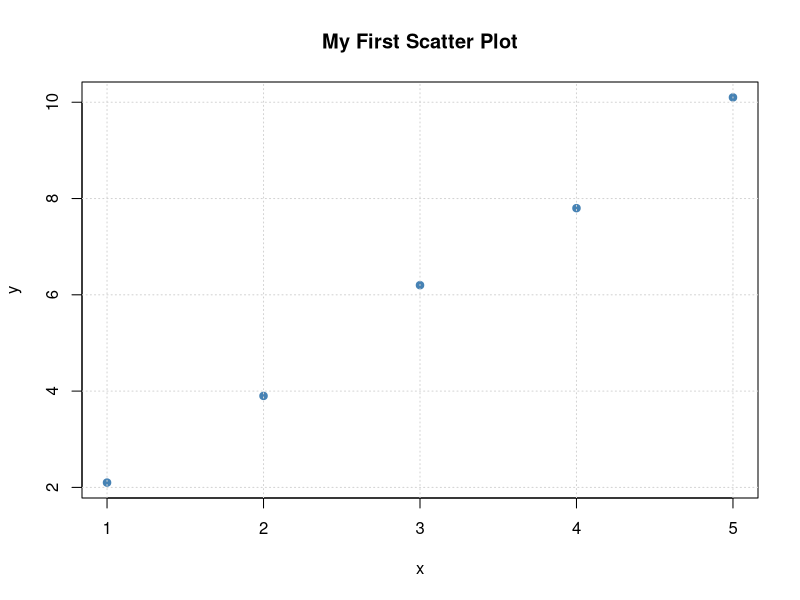
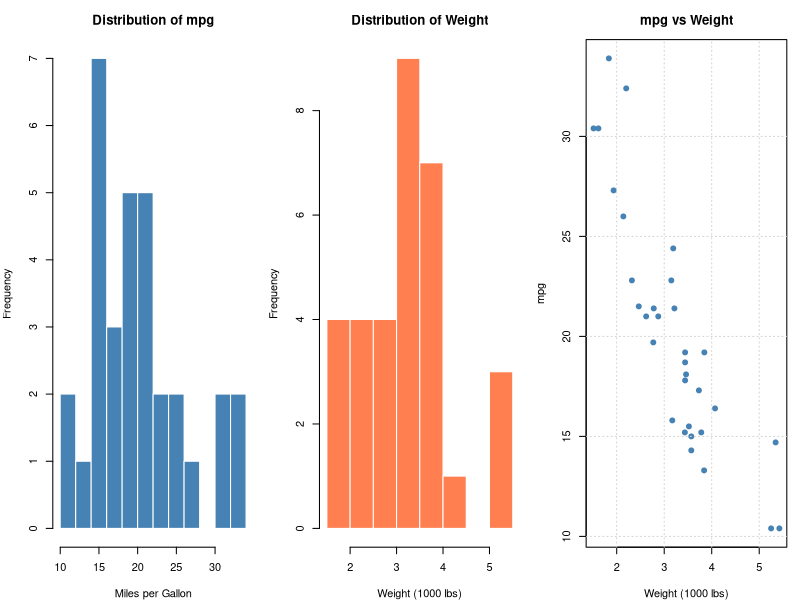
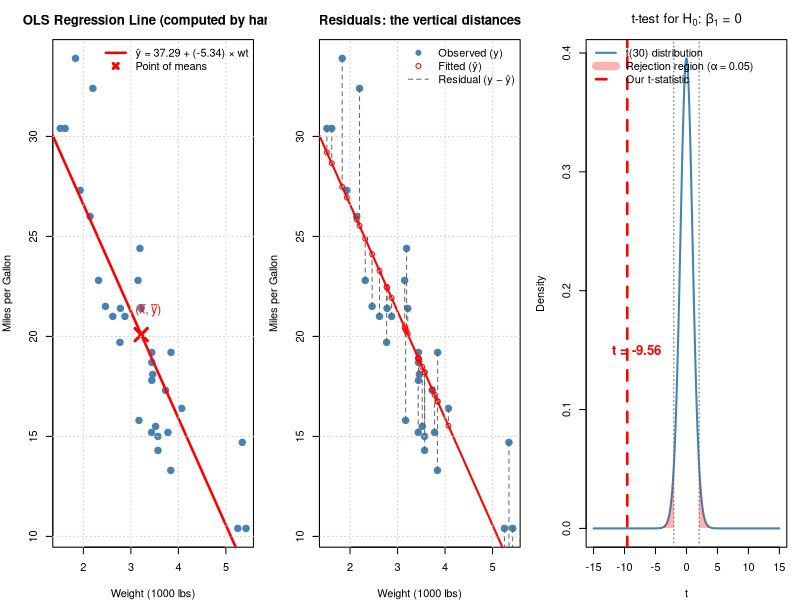
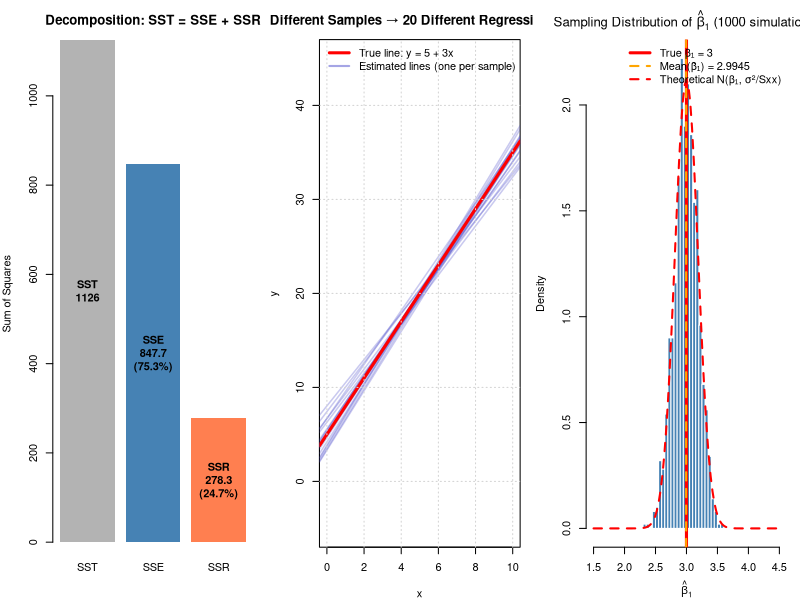
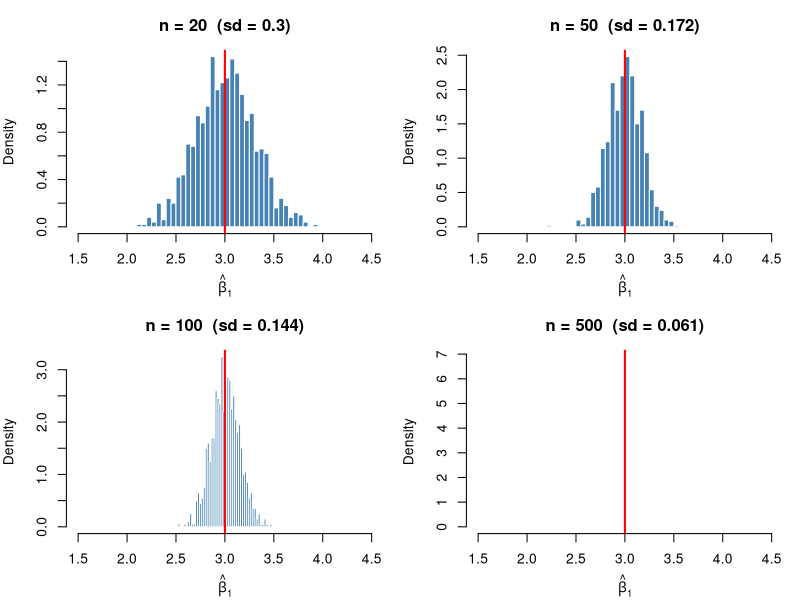
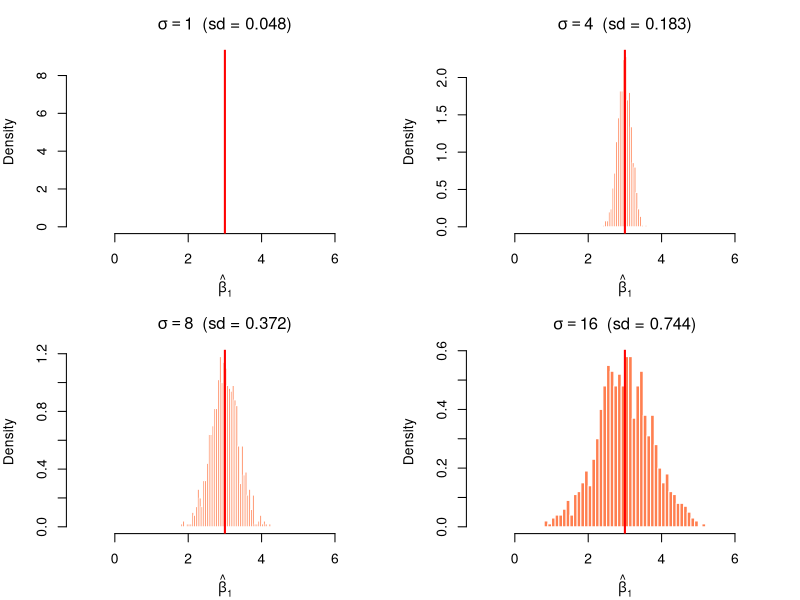
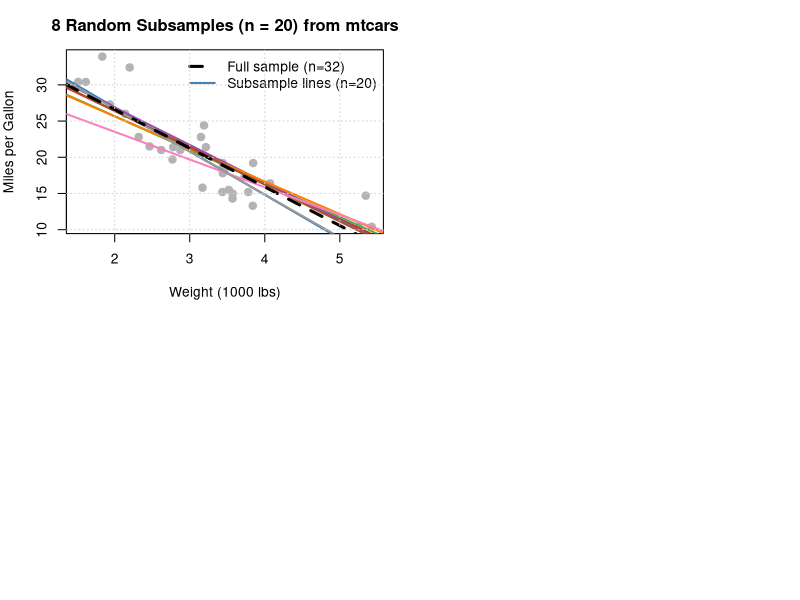
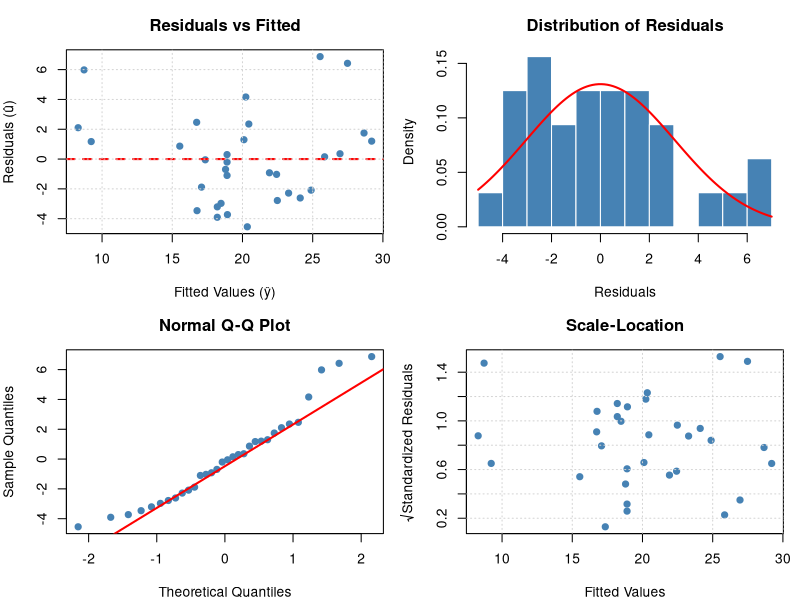

Write the R code that produced these figures, in order.
## ---- chunk 1
# A vector is the most basic data structure in R
x <- c(1, 2, 3, 4, 5)
x
## ---- chunk 2
# R is vectorized: operations apply element by element
x^2
## ---- chunk 3
# Summary statistics
cat("Mean:", mean(x), " | Variance:", var(x), " | Std Dev:", sd(x), "\n")
## ---- chunk 4
#| fig-width: 7
#| fig-height: 5
y <- c(2.1, 3.9, 6.2, 7.8, 10.1)

plot(x, y, pch = 19, col = "steelblue",
     main = "My First Scatter Plot", xlab = "x", ylab = "y")
grid()
## ---- chunk 5
data(mtcars)
head(mtcars[, c("mpg", "wt", "hp", "cyl")], 8)
## ---- chunk 6
y <- mtcars$mpg   # miles per gallon (dependent variable)
x <- mtcars$wt    # weight in 1000 lbs (independent variable)
## ---- chunk 7
summary(y)
## ---- chunk 8
summary(x)
## ---- chunk 9
#| fig-width: 20
#| fig-height: 4.5
par(mfrow = c(1, 3), mar = c(4, 4, 3, 1))

hist(y, breaks = 10, col = "steelblue", border = "white",
     main = "Distribution of mpg", xlab = "Miles per Gallon")

hist(x, breaks = 10, col = "coral", border = "white",
     main = "Distribution of Weight", xlab = "Weight (1000 lbs)")

plot(x, y, pch = 19, col = "steelblue",
     main = "mpg vs Weight", xlab = "Weight (1000 lbs)", ylab = "mpg")
grid()
## ---- chunk 10
cor(x, y)
## ---- chunk 11
n <- length(x)
x_bar <- mean(x)
y_bar <- mean(y)
cat("n =", n, "\n")
cat("x̄ =", x_bar, "\n")
cat("ȳ =", y_bar, "\n")
## ---- chunk 12
dx <- x - x_bar
dy <- y - y_bar

# First 6 observations
data.frame(
  car = rownames(mtcars)[1:6],
  x = x[1:6], y = y[1:6],
  dx = round(dx[1:6], 3), dy = round(dy[1:6], 3),
  dx_times_dy = round(dx[1:6] * dy[1:6], 3)
)
## ---- chunk 13
Sxy <- sum(dx * dy)
Sxx <- sum(dx^2)
cat("Sxy =", Sxy, "\n")
cat("Sxx =", Sxx, "\n")
## ---- chunk 14
beta1_hat <- Sxy / Sxx
beta0_hat <- y_bar - beta1_hat * x_bar

cat("β̂₀ =", round(beta0_hat, 4), "\n")
cat("β̂₁ =", round(beta1_hat, 4), "\n")
cat("\nFor each additional 1000 lbs of weight,\n")
cat("mpg decreases by", round(abs(beta1_hat), 2), "miles per gallon.\n")
## ---- chunk 15
#| fig-width: 8
#| fig-height: 5.5
plot(x, y, pch = 19, col = "steelblue", cex = 1.3,
     main = "OLS Regression Line (computed by hand)",
     xlab = "Weight (1000 lbs)", ylab = "Miles per Gallon")
abline(a = beta0_hat, b = beta1_hat, col = "red", lwd = 2.5)
points(x_bar, y_bar, pch = 4, col = "red", cex = 2.5, lwd = 3)
text(x_bar + 0.15, y_bar + 1.2,
     expression(paste("(", bar(x), ", ", bar(y), ")")), col = "red", cex = 1.1)
grid()
legend("topright",
       legend = c(paste0("ŷ = ", round(beta0_hat, 2), " + (",
                         round(beta1_hat, 2), ") × wt"), "Point of means"),
       col = c("red", "red"), lty = c(1, NA), pch = c(NA, 4),
       lwd = c(2.5, 3), bty = "n")
## ---- chunk 16
#| fig-width: 8
#| fig-height: 5.5
y_hat <- beta0_hat + beta1_hat * x
resid <- y - y_hat

plot(x, y, pch = 19, col = "steelblue", cex = 1.3,
     main = "Residuals: the vertical distances",
     xlab = "Weight (1000 lbs)", ylab = "Miles per Gallon")
abline(a = beta0_hat, b = beta1_hat, col = "red", lwd = 2)
segments(x0 = x, y0 = y, x1 = x, y1 = y_hat, col = "gray40", lty = 2)
points(x, y_hat, pch = 1, col = "red", cex = 1)
grid()
legend("topright",
       legend = c("Observed (y)", "Fitted (ŷ)", "Residual (y − ŷ)"),
       col = c("steelblue", "red", "gray40"),
       pch = c(19, 1, NA), lty = c(NA, NA, 2), bty = "n")
## ---- chunk 17
cat("Sum of residuals:", round(sum(resid), 10), "\n")
cat("  → Should be (essentially) 0\n\n")

cat("Cor(x, residuals):", round(cor(x, resid), 10), "\n")
cat("  → Should be (essentially) 0\n\n")

cat("Mean of fitted values:", round(mean(y_hat), 4), "\n")
cat("Mean of y:            ", round(mean(y), 4), "\n")
cat("  → They are equal!\n")
## ---- chunk 18
model <- lm(mpg ~ wt, data = mtcars)
coef(model)
## ---- chunk 19
cat("By hand:  β̂₀ =", round(beta0_hat, 4), "  β̂₁ =", round(beta1_hat, 4), "\n")
cat("lm():     β̂₀ =", round(coef(model)[1], 4),
    "  β̂₁ =", round(coef(model)[2], 4), "\n")
cat("\n✓ They match!")
## ---- chunk 20
SSR <- sum(resid^2)
df <- n - 2
sigma2_hat <- SSR / df
sigma_hat <- sqrt(sigma2_hat)

cat("SSR =", round(SSR, 4), "\n")
cat("df  = n - 2 =", df, "\n")
cat("σ̂²  =", round(sigma2_hat, 4), "\n")
cat("σ̂   =", round(sigma_hat, 4), " (Residual Standard Error)\n")
## ---- chunk 21
se_beta1 <- sigma_hat / sqrt(Sxx)
se_beta0 <- sigma_hat * sqrt(1/n + x_bar^2 / Sxx)

cat("se(β̂₀) =", round(se_beta0, 4), "\n")
cat("se(β̂₁) =", round(se_beta1, 4), "\n")
## ---- chunk 22
t_beta0 <- beta0_hat / se_beta0
t_beta1 <- beta1_hat / se_beta1
p_beta0 <- 2 * pt(abs(t_beta0), df = df, lower.tail = FALSE)
p_beta1 <- 2 * pt(abs(t_beta1), df = df, lower.tail = FALSE)

cat(sprintf("         Estimate   Std.Error   t-value    p-value\n"))
cat(sprintf("β̂₀  %10.4f  %10.4f  %8.3f   %.2e\n",
            beta0_hat, se_beta0, t_beta0, p_beta0))
cat(sprintf("β̂₁  %10.4f  %10.4f  %8.3f   %.2e\n",
            beta1_hat, se_beta1, t_beta1, p_beta1))
## ---- chunk 23
#| fig-width: 9
#| fig-height: 5
alpha <- 0.05
t_crit <- qt(1 - alpha/2, df = df)

curve(dt(x, df = df), from = -15, to = 15, n = 500, lwd = 2, col = "steelblue",
      main = expression(paste("t-test for ", H[0], ": ", beta[1], " = 0")),
      xlab = "t", ylab = "Density")

x_left <- seq(-15, -t_crit, length.out = 200)
x_right <- seq(t_crit, 15, length.out = 200)
polygon(c(x_left, rev(x_left)), c(dt(x_left, df), rep(0, 200)),
        col = rgb(1, 0, 0, 0.3), border = NA)
polygon(c(x_right, rev(x_right)), c(dt(x_right, df), rep(0, 200)),
        col = rgb(1, 0, 0, 0.3), border = NA)

abline(v = t_beta1, col = "red", lwd = 2.5, lty = 2)
text(t_beta1 + 1.5, 0.15, paste0("t = ", round(t_beta1, 2)),
     col = "red", cex = 1.2, font = 2)
abline(v = c(-t_crit, t_crit), col = "gray40", lty = 3)
legend("topleft",
       legend = c("t(30) distribution", "Rejection region (α = 0.05)", "Our t-statistic"),
       col = c("steelblue", rgb(1,0,0,0.3), "red"),
       lwd = c(2, 8, 2.5), lty = c(1, 1, 2), bty = "n")
## ---- chunk 24
cat("Critical value t_{0.025, 30} =", round(t_crit, 4), "\n\n")

ci_beta0 <- beta0_hat + c(-1, 1) * t_crit * se_beta0
ci_beta1 <- beta1_hat + c(-1, 1) * t_crit * se_beta1

cat("95% CI for β₀: [", round(ci_beta0[1], 4), ",", round(ci_beta0[2], 4), "]\n")
cat("95% CI for β₁: [", round(ci_beta1[1], 4), ",", round(ci_beta1[2], 4), "]\n")
cat("\nNote: 0 is NOT inside the CI for β₁ → we reject H₀: β₁ = 0")
## ---- chunk 25
summary(model)
## ---- chunk 26
confint(model)
## ---- chunk 27
SST <- sum((y - y_bar)^2)
SSE <- sum((y_hat - y_bar)^2)
R2 <- 1 - SSR / SST
cat("R² =", round(R2, 4), "\n")
cat("Weight explains", round(R2 * 100, 1), "% of the variation in mpg.\n")
## ---- chunk 28
#| fig-width: 7
#| fig-height: 4
par(mar = c(4, 4, 3, 1))
barplot(c(SST = SST, SSE = SSE, SSR = SSR),
        col = c("gray70", "steelblue", "coral"),
        main = "Decomposition: SST = SSE + SSR", ylab = "Sum of Squares", border = NA)
text(0.7, SST/2, paste0("SST\n", round(SST, 1)), cex = 1, font = 2)
text(1.9, SSE/2, paste0("SSE\n", round(SSE, 1), "\n(", round(SSE/SST*100,1), "%)"),
     cex = 1, font = 2)
text(3.1, SSR/2, paste0("SSR\n", round(SSR, 1), "\n(", round(SSR/SST*100,1), "%)"),
     cex = 1, font = 2)
## ---- chunk 29
beta0_true <- 5;  beta1_true <- 3;  sigma_true <- 4
set.seed(42)

n_sim <- 1000;  n_obs <- 50
x_sim <- runif(n_obs, min = 0, max = 10)

beta1_estimates <- numeric(n_sim)
beta0_estimates <- numeric(n_sim)

for (i in 1:n_sim) {
  u <- rnorm(n_obs, mean = 0, sd = sigma_true)
  y_sim <- beta0_true + beta1_true * x_sim + u
  fit <- lm(y_sim ~ x_sim)
  beta0_estimates[i] <- coef(fit)[1]
  beta1_estimates[i] <- coef(fit)[2]
}

cat("Done:", n_sim, "regressions, each with n =", n_obs, "observations.\n")
## ---- chunk 30
#| fig-width: 9
#| fig-height: 5.5
plot(NULL, xlim = c(0, 10), ylim = c(-5, 45),
     main = "20 Different Samples → 20 Different Regression Lines",
     xlab = "x", ylab = "y")
for (i in 1:20) {
  abline(a = beta0_estimates[i], b = beta1_estimates[i],
         col = rgb(0.3, 0.3, 0.8, 0.3), lwd = 1.5)
}
abline(a = beta0_true, b = beta1_true, col = "red", lwd = 3)
legend("topleft",
       legend = c("True line: y = 5 + 3x", "Estimated lines (one per sample)"),
       col = c("red", rgb(0.3, 0.3, 0.8, 0.5)), lwd = c(3, 2), bty = "n")
grid()
## ---- chunk 31
#| fig-width: 9
#| fig-height: 5.5
se_theory <- sigma_true / sqrt(sum((x_sim - mean(x_sim))^2))

hist(beta1_estimates, breaks = 40, freq = FALSE,
     col = "steelblue", border = "white",
     main = expression(paste("Sampling Distribution of ", hat(beta)[1],
                             " (1000 simulations)")),
     xlab = expression(hat(beta)[1]),
     xlim = c(beta1_true - 1.5, beta1_true + 1.5))
abline(v = beta1_true, col = "red", lwd = 3)
abline(v = mean(beta1_estimates), col = "orange", lwd = 2, lty = 2)
curve(dnorm(x, mean = beta1_true, sd = se_theory), add = TRUE,
      col = "red", lwd = 2, lty = 2)
legend("topright",
       legend = c(paste0("True β₁ = ", beta1_true),
                  paste0("Mean(β̂₁) = ", round(mean(beta1_estimates), 4)),
                  "Theoretical N(β₁, σ²/Sxx)"),
       col = c("red", "orange", "red"),
       lwd = c(3, 2, 2), lty = c(1, 2, 2), bty = "n")
## ---- chunk 32
cat("True β₁              =", beta1_true, "\n")
cat("Mean of β̂₁           =", round(mean(beta1_estimates), 4), "\n")
cat("  → UNBIASED: E[β̂₁] ≈ β₁ ✓\n\n")

cat("Std Dev of β̂₁ (simulated) =", round(sd(beta1_estimates), 4), "\n")
cat("Std Dev of β̂₁ (theory)    =", round(se_theory, 4), "\n")
cat("  → MATCHES: se(β̂₁) = σ/√Sxx ✓\n\n")

cat("True β₀              =", beta0_true, "\n")
cat("Mean of β̂₀           =", round(mean(beta0_estimates), 4), "\n")
cat("  → UNBIASED: E[β̂₀] ≈ β₀ ✓\n")
## ---- chunk 33
#| fig-width: 10
#| fig-height: 5
set.seed(123)
sample_sizes <- c(20, 50, 100, 500)
n_reps <- 1000

par(mfrow = c(2, 2), mar = c(4, 4, 3, 1))
for (nn in sample_sizes) {
  x_temp <- runif(nn, 0, 10)
  b1_vec <- numeric(n_reps)
  for (j in 1:n_reps) {
    u_temp <- rnorm(nn, 0, sigma_true)
    y_temp <- beta0_true + beta1_true * x_temp + u_temp
    b1_vec[j] <- coef(lm(y_temp ~ x_temp))[2]
  }
  hist(b1_vec, breaks = 35, freq = FALSE, col = "steelblue", border = "white",
       main = paste0("n = ", nn, "  (sd = ", round(sd(b1_vec), 3), ")"),
       xlab = expression(hat(beta)[1]), xlim = c(1.5, 4.5))
  abline(v = beta1_true, col = "red", lwd = 2)
}
## ---- chunk 34
#| fig-width: 10
#| fig-height: 5
set.seed(456)
sigmas <- c(1, 4, 8, 16)
nn_fixed <- 50;  x_temp <- runif(nn_fixed, 0, 10)

par(mfrow = c(2, 2), mar = c(4, 4, 3, 1))
for (ss in sigmas) {
  b1_vec <- numeric(n_reps)
  for (j in 1:n_reps) {
    u_temp <- rnorm(nn_fixed, 0, ss)
    y_temp <- beta0_true + beta1_true * x_temp + u_temp
    b1_vec[j] <- coef(lm(y_temp ~ x_temp))[2]
  }
  hist(b1_vec, breaks = 35, freq = FALSE, col = "coral", border = "white",
       main = bquote(sigma == .(ss) ~ " (sd = " * .(round(sd(b1_vec), 3)) * ")"),
       xlab = expression(hat(beta)[1]), xlim = c(-1, 7))
  abline(v = beta1_true, col = "red", lwd = 2)
}
## ---- chunk 35
#| fig-width: 9
#| fig-height: 5.5
set.seed(2024)
plot(mtcars$wt, mtcars$mpg, pch = 19, col = "gray70", cex = 1.2,
     main = "8 Random Subsamples (n = 20) from mtcars",
     xlab = "Weight (1000 lbs)", ylab = "Miles per Gallon")

colors <- c("#E41A1C", "#377EB8", "#4DAF4A", "#984EA3",
            "#FF7F00", "#A65628", "#F781BF", "#999999")
sub_betas <- numeric(8)
for (i in 1:8) {
  idx <- sample(1:32, size = 20, replace = FALSE)
  fit_sub <- lm(mpg ~ wt, data = mtcars[idx, ])
  abline(fit_sub, col = colors[i], lwd = 2)
  sub_betas[i] <- coef(fit_sub)[2]
}
abline(model, col = "black", lwd = 3, lty = 2)
legend("topright",
       legend = c("Full sample (n=32)", "Subsample lines (n=20)"),
       col = c("black", "steelblue"), lwd = c(3, 2), lty = c(2, 1), bty = "n")
grid()
## ---- chunk 36
#| fig-width: 10
#| fig-height: 6
par(mfrow = c(2, 2), mar = c(4, 4, 3, 1))

plot(fitted(model), residuals(model), pch = 19, col = "steelblue",
     main = "Residuals vs Fitted", xlab = "Fitted Values (ŷ)", ylab = "Residuals (û)")
abline(h = 0, col = "red", lwd = 2, lty = 2); grid()

hist(residuals(model), breaks = 10, freq = FALSE,
     col = "steelblue", border = "white",
     main = "Distribution of Residuals", xlab = "Residuals")
curve(dnorm(x, mean = 0, sd = sigma_hat), add = TRUE, col = "red", lwd = 2)

qqnorm(residuals(model), pch = 19, col = "steelblue", main = "Normal Q-Q Plot")
qqline(residuals(model), col = "red", lwd = 2)

plot(fitted(model), sqrt(abs(rstandard(model))), pch = 19, col = "steelblue",
     main = "Scale-Location", xlab = "Fitted Values",
     ylab = expression(sqrt("Standardized Residuals")))
grid()
## ---- chunk 37
#| fig-width: 9
#| fig-height: 5.5
x_grid <- data.frame(wt = seq(min(mtcars$wt) - 0.2, max(mtcars$wt) + 0.2,
                               length.out = 200))
pred_ci <- predict(model, newdata = x_grid, interval = "confidence")
pred_pi <- predict(model, newdata = x_grid, interval = "prediction")

plot(mtcars$wt, mtcars$mpg, pch = 19, col = "steelblue", cex = 1.2,
     main = "Confidence and Prediction Intervals",
     xlab = "Weight (1000 lbs)", ylab = "Miles per Gallon",
     ylim = c(min(pred_pi[,"lwr"]) - 1, max(pred_pi[,"upr"]) + 1))
polygon(c(x_grid$wt, rev(x_grid$wt)),
        c(pred_pi[,"lwr"], rev(pred_pi[,"upr"])),
        col = rgb(1, 0.6, 0.4, 0.2), border = NA)
polygon(c(x_grid$wt, rev(x_grid$wt)),
        c(pred_ci[,"lwr"], rev(pred_ci[,"upr"])),
        col = rgb(0.3, 0.5, 0.8, 0.3), border = NA)
lines(x_grid$wt, pred_ci[,"fit"], col = "red", lwd = 2.5)
points(mtcars$wt, mtcars$mpg, pch = 19, col = "steelblue", cex = 1.2)
legend("topright",
       legend = c("OLS line", "95% CI for E[Y|X]", "95% PI for new Y"),
       col = c("red", rgb(0.3,0.5,0.8,0.5), rgb(1,0.6,0.4,0.4)),
       lwd = c(2.5, 8, 8), bty = "n")
grid()
## ---- chunk 38
set.seed(789)
n_cover <- 200;  nn_cov <- 50
x_cov <- runif(nn_cov, 0, 10)

ci_lower <- ci_upper <- numeric(n_cover)
for (i in 1:n_cover) {
  u_cov <- rnorm(nn_cov, 0, sigma_true)
  y_cov <- beta0_true + beta1_true * x_cov + u_cov
  fit_cov <- lm(y_cov ~ x_cov)
  ci <- confint(fit_cov, "x_cov", level = 0.95)
  ci_lower[i] <- ci[1]; ci_upper[i] <- ci[2]
}
covers <- (ci_lower <= beta1_true) & (ci_upper >= beta1_true)
cat("Coverage:", sum(covers), "/", n_cover, "=", mean(covers)*100, "%\n")
## ---- chunk 39
#| fig-width: 9
#| fig-height: 6
n_show <- 50
plot(NULL, xlim = c(min(ci_lower[1:n_show]) - 0.2, max(ci_upper[1:n_show]) + 0.2),
     ylim = c(1, n_show),
     main = paste0("50 Confidence Intervals for β₁  (coverage: ",
                   round(mean(covers)*100, 1), "%)"),
     xlab = expression(hat(beta)[1]), ylab = "Simulation #", yaxt = "n")
abline(v = beta1_true, col = "red", lwd = 2)
for (i in 1:n_show) {
  col_i <- ifelse(covers[i], "steelblue", "red")
  segments(ci_lower[i], i, ci_upper[i], i, col = col_i, lwd = 1.5)
  points((ci_lower[i] + ci_upper[i])/2, i, pch = 19, col = col_i, cex = 0.6)
}
legend("topleft",
       legend = c(paste0("Contains β₁ = ", beta1_true), "Misses β₁"),
       col = c("steelblue", "red"), lwd = 2, bty = "n")
